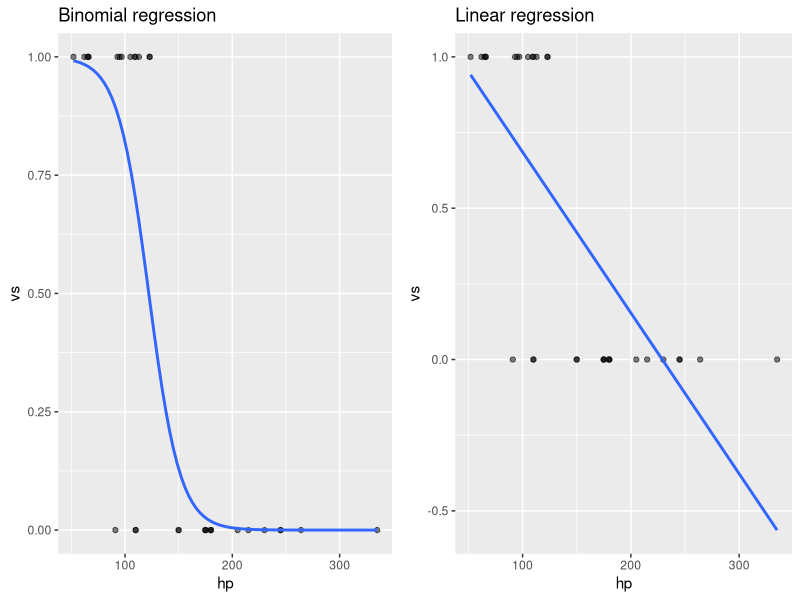

Generate this figure with R:
data(mtcars)
library(ggplot2)
library(gridExtra)

p1 <- ggplot(mtcars, aes(x=hp, y=vs)) + 
  geom_point(alpha=.5) + ggtitle("Binomial regression") +
  stat_smooth(method="glm", se=F, method.args = list(family=binomial))
p2 <- ggplot(mtcars, aes(x=hp, y=vs)) + 
  geom_point(alpha=.5) +
  stat_smooth(method="lm", se=F) + ggtitle("Linear regression")

grid.arrange(p1, p2, ncol=2)
